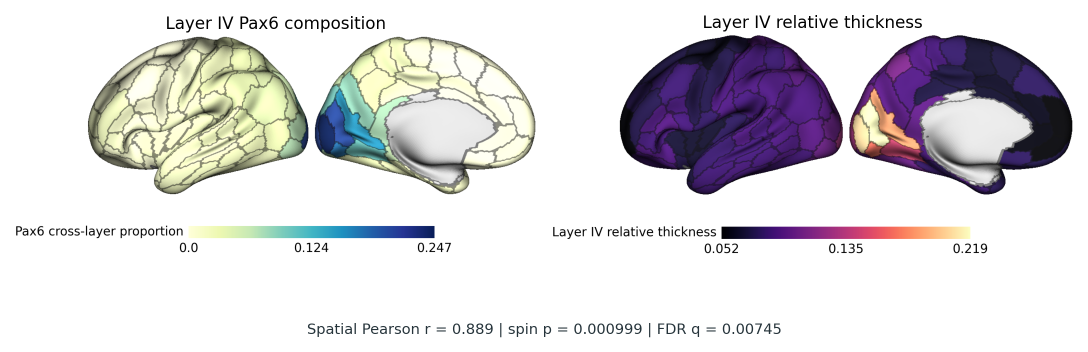
#> input picture experiment/BigBrainLayer/report/figure_draft_v2/figure_brain_layer4_pax6_spin_significant.png, 2176 x 704 px, given in place of figure4_reference_render.png, which was not available (shown at 1/2 size)
$ python build_figure_draft_v6_wide_heatmap.py
#> lines starting #> are read from the running program, lines starting #| are printed output that depends on the picture; pictures that were not available may be replaced by others from this repository, and a replacement may not be noted
"""Clean AI-element workflow with rebuilt labels and compact evidence layout."""
from pathlib import Path
import json, numpy as np, pandas as pd
from PIL import Image
import matplotlib as mpl, matplotlib.pyplot as plt
from matplotlib.gridspec import GridSpec
from matplotlib.patches import FancyBboxPatch, FancyArrowPatch

mpl.rcParams.update({'font.family':'sans-serif','font.sans-serif':['Arial','Helvetica','DejaVu Sans'],
 'svg.fonttype':'none','pdf.fonttype':42,'font.size':7,'axes.spines.right':False,
 'axes.spines.top':False,'axes.linewidth':.7,'legend.frameon':False,'figure.facecolor':'white'})
ROOT=Path(r'D:\HomoloMap\reports\homolomap_layer_branch_compare_20260812_060115\output')
RES=ROOT/'reclosure_v3'; COR=ROOT/'permutation_corrected_v10'; LSH=RES/'layer_specific_shap'; OUT=ROOT/'figure_draft_v6'; OUT.mkdir(parents=True,exist_ok=True)
REF=Image.open(r'D:\HomoloMap\.reference_preview\figure4_reference_render.png').convert('RGB')
BLUE='#477FA8'; ORANGE='#D47A45'; TEAL='#4F9087'; DARK='#26343B'; LINE='#819097'

def crop(name,box):
#> called with name = 'macaque_layers', box = (0.035, 0.042, 0.195, 0.145)
    w,h=REF.size; im=REF.crop(tuple(int(v*s) for v,s in zip(box,(w,h,w,h)))); im.save(OUT/f'reference_element_{name}.png'); return np.asarray(im)
#> after `w, h = REF.size`: w = 2176; h = 704
#> after `im = REF.crop(tuple((int(v * s) for v, s in zip(box, (w, h, w, h)))))`:
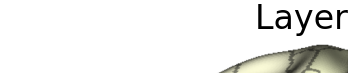
#> im: PIL image 348x73 RGB; mean R, G, B 237.9, 238, 235.8
def trim(arr,threshold=248):
    mask=(arr<threshold).any(axis=2); ys,xs=np.where(mask)
    if not len(xs): return arr
    pad=4; return arr[max(ys.min()-pad,0):min(ys.max()+pad+1,arr.shape[0]),max(xs.min()-pad,0):min(xs.max()+pad+1,arr.shape[1])]
E={
 'macaque':crop('macaque_layers',(0.035,0.042,0.195,0.145)),
 'stereo':crop('stereo_section',(0.195,0.043,0.310,0.148)),
 'layers':crop('six_layers',(0.315,0.040,0.393,0.150)),
 'ratios':crop('cell_ratios',(0.438,0.050,0.575,0.148)),
 'homology':crop('homology_mapping',(0.640,0.012,0.785,0.068)),
 'histology':crop('bigbrain_histology',(0.035,0.188,0.175,0.258)),
 'brain':crop('brain_maps',(0.350,0.194,0.535,0.244)),
}
#> call 2 of crop, with name = 'stereo_section', box = (0.195, 0.043, 0.31, 0.148)
#> in crop (call 2), `im = REF.crop(tuple((int(v * s) for v, s in zip(box, (w, h, w, h)))))`:
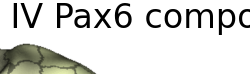
#> im: PIL image 250x74 RGB; mean R, G, B 218, 218.4, 215.4
#> call 3 of crop, with name = 'six_layers', box = (0.315, 0.04, 0.393, 0.15)
#> in crop (call 3), `im = REF.crop(tuple((int(v * s) for v, s in zip(box, (w, h, w, h)))))`:
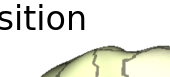
#> im: PIL image 170x77 RGB; mean R, G, B 231.7, 232.4, 223.7
#> in crop (call 5), `im = REF.crop(tuple((int(v * s) for v, s in zip(box, (w, h, w, h)))))`:
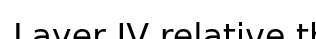
#> im: PIL image 316x39 RGB; min 0, max 255, mean 230.7
#> in crop (call 6), `im = REF.crop(tuple((int(v * s) for v, s in zip(box, (w, h, w, h)))))`:
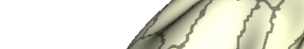
#> im: PIL image 304x49 RGB; mean R, G, B 226.9, 227.2, 213.7
#> in crop (call 7), `im = REF.crop(tuple((int(v * s) for v, s in zip(box, (w, h, w, h)))))`:
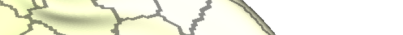
#> im: PIL image 403x35 RGB; mean R, G, B 238.4, 239.1, 221.2

def save(fig,stem):
    for ext,dpi in [('png',300),('svg',None),('pdf',None),('tiff',600)]:
        kw={'bbox_inches':'tight','facecolor':'white'}
        if dpi: kw['dpi']=dpi
        fig.savefig(OUT/f'{stem}.{ext}',**kw)
    plt.close(fig)
def put(ax,img,extent):
    left,right,bottom,top=extent
    ia=ax.inset_axes([left,bottom,right-left,top-bottom])
    ia.imshow(img,aspect='equal')
    ia.axis('off')
def arrow(ax,a,b): ax.add_patch(FancyArrowPatch(a,b,arrowstyle='-|>',mutation_scale=8,lw=.9,color=TEAL,zorder=5))

def workflow(ax):
    ax.set_xlim(0,1); ax.set_ylim(0,1); ax.axis('off'); ax.text(.005,.98,'a',fontweight='bold',fontsize=9,va='top')
    ax.text(.035,.98,'Cross-species laminar mapping and inference',fontweight='bold',fontsize=9,va='top')
    # Upper cell-composition stream; all old labels/arrows are excluded.
    items=[('macaque',(.02,.135,.58,.86),'Macaque\nlaminar tissue'),('stereo',(.16,.275,.58,.86),'Spatial\ntranscriptomics'),
           ('layers',(.31,.385,.58,.86),'Six-layer\nprofiles'),('ratios',(.42,.535,.58,.86),'Cross-layer\ncomposition'),
           ('homology',(.57,.695,.62,.86),'Homologous\ncell mapping'),('brain',(.72,.825,.60,.84),'BN relabel +\nreclosure')]
    for key,ext,label in items: put(ax,E[key],ext); ax.text((ext[0]+ext[1])/2,.52,label,ha='center',va='top',fontsize=5.9,fontweight='bold',color=DARK)
    for x1,x2 in [( .135,.16),(.275,.31),(.385,.42),(.535,.57),(.695,.72)]: arrow(ax,(x1,.72),(x2,.72))
    # Lower thickness stream.
    put(ax,E['histology'],(.035,.155,.12,.35)); put(ax,E['brain'],(.24,.355,.13,.34))
    ax.text(.095,.075,'BigBrain\nlayer thickness',ha='center',va='top',fontsize=5.9,fontweight='bold',color=DARK)
    ax.text(.298,.075,'BN layer maps +\nrelative thickness',ha='center',va='top',fontsize=5.9,fontweight='bold',color=DARK)
    arrow(ax,(.16,.23),(.235,.23)); arrow(ax,(.36,.23),(.84,.37)); arrow(ax,(.825,.70),(.86,.58))
    # Shared inference endpoint mirrors the reference's vertical statistics block.
    box=FancyBboxPatch((.855,.16),.135,.66,boxstyle='round,pad=.012,rounding_size=.018',facecolor='#F4F7F8',edgecolor=LINE,lw=.7)
    ax.add_patch(box); ax.text(.922,.68,'Layer-matched\nassociation',ha='center',va='center',fontsize=6.3,fontweight='bold',color=DARK)
    ax.plot([.875,.97],[.57,.57],color='#CED5D8',lw=.6); ax.text(.922,.46,'Spatial spin\nFDR-BH',ha='center',va='center',fontsize=6.0,color=DARK)
    ax.text(.922,.27,'Exact layer-order\npermutation',ha='center',va='center',fontsize=6.0,color=DARK)

def main():
    branch='within_region_cross_layer__clr_false__thickness_relative'
#> (the run stopped early here; a loop or call above may not have finished)
